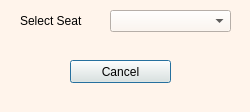
<?xml version="1.0" encoding="UTF-8"?>
<ui version="4.0">
 <class>cancel</class>
 <widget class="QDialog" name="cancel">
  <property name="windowModality">
   <enum>Qt::WindowModal</enum>
  </property>
  <property name="geometry">
   <rect>
    <x>0</x>
    <y>0</y>
    <width>250</width>
    <height>112</height>
   </rect>
  </property>
  <property name="windowTitle">
   <string>Cancel Ticket</string>
  </property>
  <property name="styleSheet">
   <string notr="true">background-color: rgb(255, 244, 235);</string>
  </property>
  <widget class="QPushButton" name="btnCancel">
   <property name="geometry">
    <rect>
     <x>70</x>
     <y>60</y>
     <width>101</width>
     <height>23</height>
    </rect>
   </property>
   <property name="font">
    <font>
     <family>Microsoft YaHei UI</family>
     <pointsize>9</pointsize>
    </font>
   </property>
   <property name="styleSheet">
    <string notr="true">background-color: rgb(238, 237, 226);</string>
   </property>
   <property name="text">
    <string>Cancel</string>
   </property>
  </widget>
  <widget class="QLabel" name="label">
   <property name="geometry">
    <rect>
     <x>20</x>
     <y>10</y>
     <width>101</width>
     <height>21</height>
    </rect>
   </property>
   <property name="font">
    <font>
     <family>Microsoft YaHei UI</family>
     <pointsize>9</pointsize>
    </font>
   </property>
   <property name="text">
    <string>Select Seat</string>
   </property>
  </widget>
  <widget class="QComboBox" name="cmbSeats">
   <property name="geometry">
    <rect>
     <x>110</x>
     <y>10</y>
     <width>121</width>
     <height>22</height>
    </rect>
   </property>
  </widget>
  <widget class="QLabel" name="lblInfo">
   <property name="geometry">
    <rect>
     <x>50</x>
     <y>90</y>
     <width>151</width>
     <height>16</height>
    </rect>
   </property>
   <property name="text">
    <string/>
   </property>
  </widget>
 </widget>
 <resources/>
 <connections/>
</ui>
